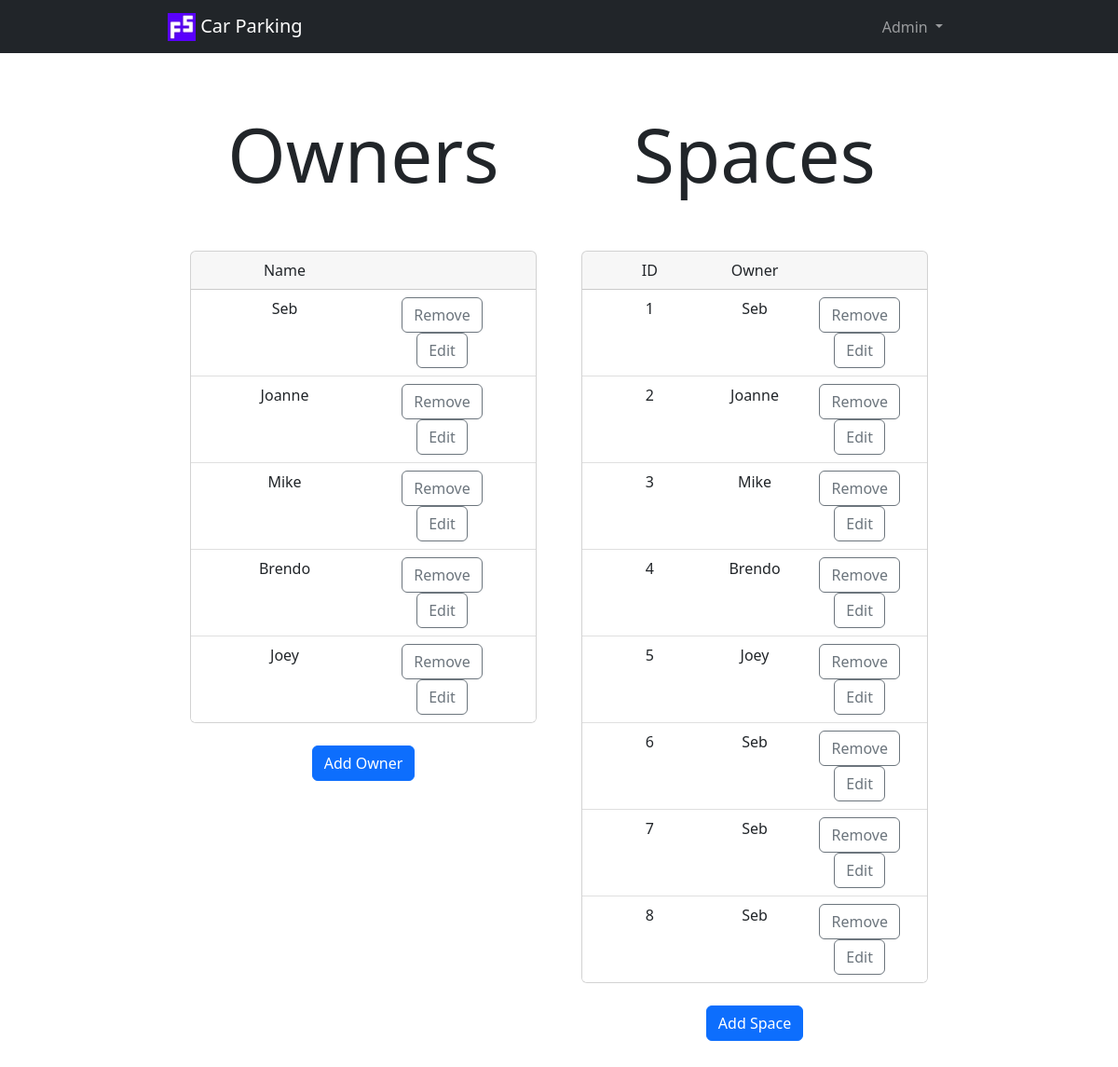
The page /admin-panel on the database its author committed.
### server.py (models this page shows)
class Owner(db.Model):
    __tablename__ = "owners"
    id = db.Column(db.Integer, primary_key=True)
    name = db.Column(db.String(250), nullable=False)
    status = db.Column(db.String(250), nullable=False)
    parking_spaces = relationship("ParkingSpace", back_populates="owner")

class ParkingSpace(db.Model):
    __tablename__ = "parking_spaces"
    id = db.Column(db.Integer, primary_key=True)
    monday = db.Column(db.String(250), nullable=False)
    tuesday = db.Column(db.String(250), nullable=False)
    wednesday = db.Column(db.String(250), nullable=False)
    thursday = db.Column(db.String(250), nullable=False)
    friday = db.Column(db.String(250), nullable=False)
    owner_id = db.Column(db.Integer, db.ForeignKey("owners.id"))
    owner = relationship("Owner", back_populates="parking_spaces")

### server.py (the view)
@app.route("/admin-panel")
def admin_panel():
    owners = Owner.query.all()
    spaces = ParkingSpace.query.all()
    return render_template("admin.html", spaces=spaces, owners=owners, days=days)

### templates/admin.html (shortened to what this page needs)
{% extends "base.html" %}
{% block content %}
<div class="container px-4 text-center">
    <div class="row gx-5 gy-2">
        <div class="col-lg-6 col-md-12 col-sm-12 col-xs-12">
            <h1 class="display-1 pb-5">Owners</h1>
            <div class="card">
                <div class="card-header">
                    <div class="container text-center">
                        <div class="row">
                            <div class="col">Name</div>
                            <div class="col"></div>
                        </div>
                    </div>
                </div>
                <ul class="list-group list-group-flush">
                    {% for owner in owners %}
                    <li class="list-group-item">
                        <div class="container text-center">
                            <div class="row">
                                <div class="col">
                                    {{ owner.name }}
                                </div>
                                <div class="col">
                                    <a href="{{ url_for('del_owner', id=owner.id) }}"><button
                                            class="btn btn-outline-secondary">Remove</button></a>
                                    <button type="button" class="btn btn-outline-secondary" data-bs-toggle="modal"
                                        data-bs-target="#editOwner-{{owner.id}}"
                                        data-bs-whatever="@getbootstrap">Edit</button>
                                </div>
                            </div>
                        </div>
                    </li>
                    {% endfor %}
                </ul>
            </div>
            <br>
            <button class="btn btn-primary" data-bs-toggle="modal" data-bs-target="#addNewOwner"
                data-bs-whatever="@getbootstrap">Add Owner</button>
        </div>
        <div class="col-lg-6 col-md-12 col-sm-12 col-xs-12">
            <h1 class="display-1 pb-5">Spaces</h1>
            <div class="card">
                <div class="card-header">
                    <div class="container text-center">
                        <div class="row">
                            <div class="col">ID</div>
                            <div class="col">Owner</div>
                            <div class="col"></div>
                        </div>
                    </div>
                </div>
                <ul class="list-group list-group-flush">
                    {% for space in spaces %}
                    <li class="list-group-item">
                        <div class="container text-center">
                            <div class="row">
                                <div class="col">
                                    {{ space.id }}
                                </div>
                                <div class="col">
                                    {{ space.owner.name }}
                                </div>
                                <div class="col">
                                    <a href="{{ url_for('del_space', id=space.id) }}"><button
                                            class="btn btn-outline-secondary">Remove</button></a>
                                    <button type="button" class="btn btn-outline-secondary" data-bs-toggle="modal"
                                        data-bs-target="#editSpace-{{space.id}}"
                                        data-bs-whatever="@getbootstrap">Edit</button>
                                </div>
                            </div>
                        </div>
                    </li>
                    {% endfor %}
                </ul>
            </div>
            <br>
            <button class="btn btn-primary" data-bs-toggle="modal" data-bs-target="#addNewSpace"
                data-bs-whatever="@getbootstrap">Add Space</button>
        </div>
    </div>
</div>
{% endblock %}

### rows shown on the page
Owner: name "Seb"
Owner: name "Joanne"
Owner: name "Mike"
Owner: name "Brendo"
Owner: name "Joey"
ParkingSpace: id "1", owner.name "Seb"
ParkingSpace: id "2", owner.name "Joanne"
ParkingSpace: id "3", owner.name "Mike"
ParkingSpace: id "4", owner.name "Brendo"
ParkingSpace: id "5", owner.name "Joey"
ParkingSpace: id "6", owner.name "Seb"
ParkingSpace: id "7", owner.name "Seb"
ParkingSpace: id "8", owner.name "Seb"
